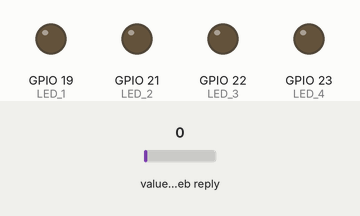
Recording of a sketch running on a simulated ESP32. On the bench: output pins drawn as LEDs (lit = HIGH). Inputs (shaded band) come from the test bench; at power-on: value in the web reply 0. WiFi joins after 1.5 s; servers stay silent unless stated; web services answer with replies made up by the test bench; what the sketch prints to the serial monitor is not drawn.

Above: at 2.7 s.
2.8 s: value in the web reply set to 25
At 7.5 s:
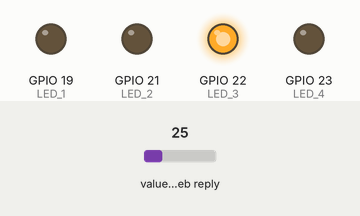
10.6 s: value in the web reply set to 50
At 12.6 s:
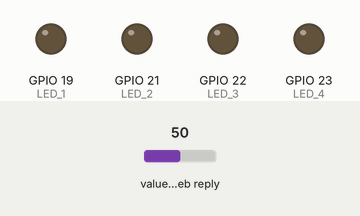
18.4 s: value in the web reply set to 75
At 24.0 s:
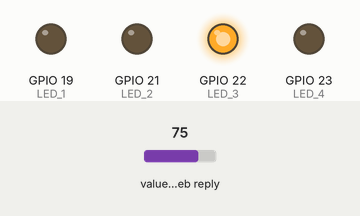
Timing chart, 0 to 25.5 s (numbered marks = the images above; inputs shaded):
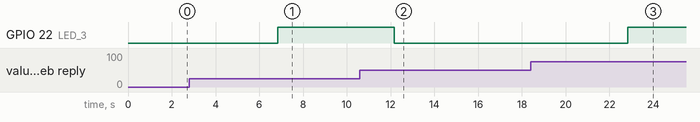

The sketch:

contlorLED.ino
```cpp
#include <WiFi.h>
#define LED_1 19
#define LED_2 21
#define LED_3 22
#define LED_4 23
const char* ssid = "SunLuCiFer";
const char* password = "0827704588";
const char* url = "/channels/348678/fields/3/last";
const char* host = "api.thingspeak.com";
//https://api.thingspeak.com/channels/348678/fields/3/last
String line = "";
const int PORT = 80;
WiFiServer server(80);
void setup() {
  Serial.begin(115200);
  delay(10);
  pinMode(LED_1, OUTPUT);
  pinMode(LED_2, OUTPUT);
  pinMode(LED_3, OUTPUT);
  pinMode(LED_4, OUTPUT);
  Serial.println("\n\n");
  Serial.print("Connecting to ");
  Serial.println(ssid);
  WiFi.begin(ssid, password);
  while (WiFi.status() != WL_CONNECTED) {
    delay(500);
    Serial.print(".");
  }
  Serial.println();
  Serial.println("WiFi Connected!!");
  Serial.print("IP address : ");
  Serial.println(WiFi.localIP());
}
void loop()
{ delay(5000);
  WiFiClient client = server.available();
  Serial.print("Connecting to "); Serial.println(host);
  Serial.print("Requesting URL : "); Serial.println(url);
  if (!client.connect(host, PORT))
  { Serial.print(".");
    return;
  }
  else
  { client.print(String("GET ") + url + " HTTP/1.1\r\n" + "Host: " + host + "\r\n" + "Connection: close\r\n\r\n");
    delay(50);
    Serial.println("SEND !!"); // เมื่อส่งไปแล้วให้แสดงข้อความ SEND !! ออกมา
  }
  while (!client.available()) //ถ้าหากไม่มี response ตอบกลับมา ก็จะให้วนลูป จนกว่าจะมี responce ตอบกลับมา
  {}
  while (client.available()) // และเมื่อมี response ตอบกลับมาก็จะให้เข้า loop while แล้วทำการเก็บค่าทั้งหมดไว้ที่ line
  { line += (char)client.read();
  }
  Serial.println();
  Serial.println("GET SUCCESSFULLY !!");
  Serial.print("###### rawData >> "); Serial.println(line);
  int lengthData = line.length();
  char data = line[lengthData - 1];
  String s = (String)"Position " + lengthData + (String)", Data " + data;
  Serial.print("###### splitted >> "); Serial.println(s);
  switch (data) {
    case '1':
      digitalWrite(LED_1, HIGH); // ถ้าเป็น 1 led1 ติด
      break;
    case '2':
      digitalWrite(LED_1, LOW); // ถ้าเป็น 2 led1 ดับ
      break;
    case '3':
      digitalWrite(LED_2, HIGH); // ถ้าเป็น 3 led2 ติด
      break;
    case '4':
      digitalWrite(LED_2, LOW); // ถ้าเป็น 4 led2 ดับ
      break;
    case '5':
      digitalWrite(LED_3, HIGH); // ถ้าเป็น 5 led3 ติด
      break;
    case '6':
      digitalWrite(LED_3, LOW); // ถ้าเป็น 6 led3 ดับ
      break;
    case '7':
      digitalWrite(LED_4, HIGH); // ถ้าเป็น 7 led4 ติด
      break;
    case '8':
      digitalWrite(LED_4, LOW); // ถ้าเป็น 8 led4 ดับ
      break;
    case '9':
      digitalWrite(LED_1, HIGH); // ถ้าเป็น 9 All LED On
      digitalWrite(LED_2, HIGH);
      digitalWrite(LED_3, HIGH);
      digitalWrite(LED_4, HIGH);
      break;
    case '0':
      digitalWrite(LED_1, LOW); // ถ้าเป็น 0 All LED Off
      digitalWrite(LED_2, LOW);
      digitalWrite(LED_3, LOW);
      digitalWrite(LED_4, LOW);
      break;
  }
  line = ""; // เคลียข้อมูลในตัวแปร line ให้เท่ากับ "" เพื่อรอรับค่าใหม่ใน loop หน้า
  Serial.println();
  Serial.println("Closing Connection");
}
```

Measured:
- after the input at 2.8 s, GPIO 22 (LED_3): LOW → HIGH after 4.0 s
- after the input at 10.6 s, GPIO 22 (LED_3): HIGH → LOW after 1.6 s
- after the input at 18.4 s, GPIO 22 (LED_3): LOW → HIGH after 4.4 s
